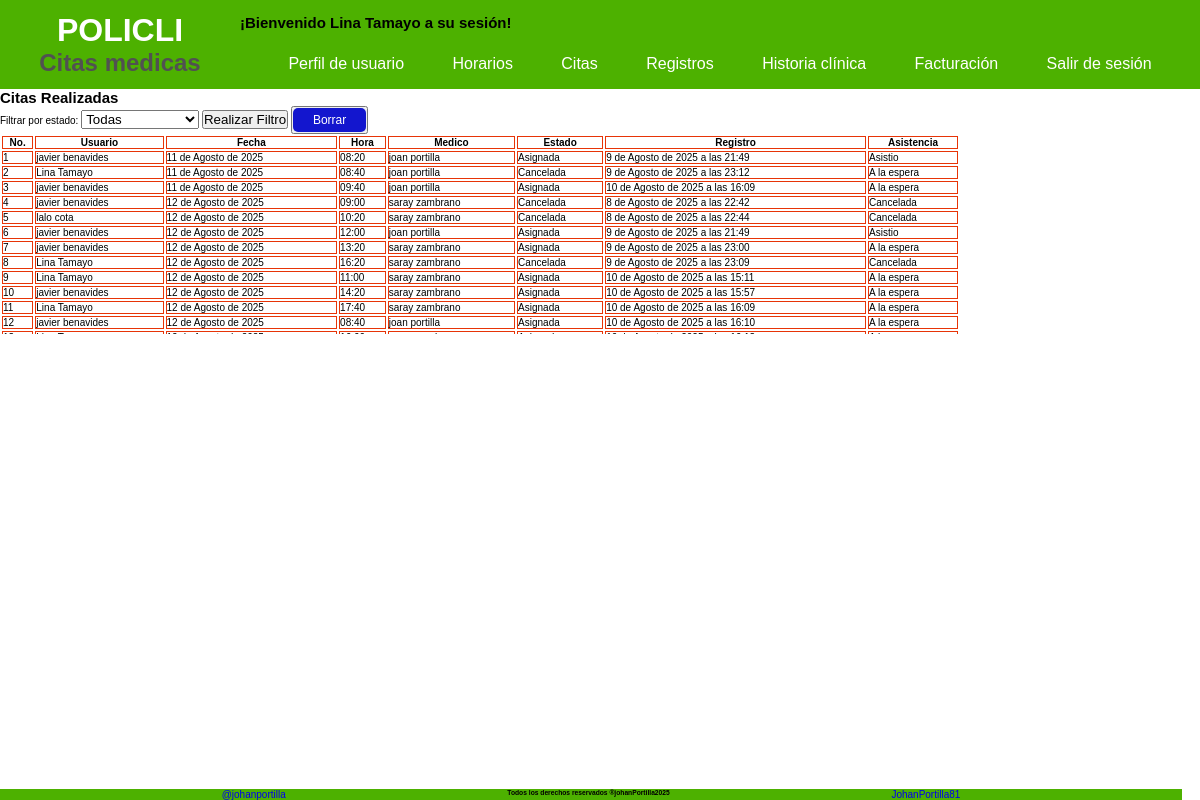
/sesion/listar/asistencia/ (signed in), run on the app's committed database.
### Aplicaciones/Inicio/models.py (models this page shows, shortened)
class CreacionUser(AbstractUser):
    class Tipo_User(models.TextChoices):
        ADMIN = 'Administrador',
        PACIENTE = 'Paciente'
        MEDICO = 'Medico'
        RECEPCION = 'Recepcionista'
    class Tipo_id(models.TextChoices):
        CEDULA = 'Cédula'
        TARJETA_ID= 'Tarjeta Identidad'
        CED_EXT = 'Cédula Extranjería'
        PASAPORTE = 'Pasaporte'
    tipo_id = models.CharField( max_length=20 ,choices = Tipo_id.choices, default = Tipo_id.CEDULA, verbose_name='Tipo de documento'  )
    numero_id = models.PositiveBigIntegerField(null=False, blank=False,  verbose_name='Numero de identificación', unique=True, default=0)
    telefono = models.PositiveBigIntegerField(null= False, blank= False, verbose_name='Teléfono', default=0)
    tipo_usuario = models.CharField(max_length=20, choices = Tipo_User.choices, default = Tipo_User.PACIENTE, verbose_name='Tipo Usuario')
    fecha_actualizacion = models.DateTimeField (auto_now=True, verbose_name='Ultima Actualización')
    nombre_completo= models.CharField(max_length = 100, null=False, blank= False, verbose_name='Nombre completo')
    cambiar_contrasena = models.BooleanField(default=True, verbose_name='Cambiar contraseña')

class UsuarioCitas(models.Model):
    usuario = models.ForeignKey(CreacionUser, on_delete= models.CASCADE, verbose_name='Usuario')
    cita = models.ForeignKey(HorarioCita, on_delete= models.CASCADE)
    fecha_registro = models.DateTimeField(auto_now_add=True)
    actividad_cita = models.CharField(max_length=20, default= "Asignada", verbose_name='Estado Cita')

class HorarioCita(models.Model):
    class Estado(models.TextChoices):
        DISPONIBLE = 'Disponible'
        AGENDADA = 'Agendada'
        REPROGRAMADA = 'Reprogramada'
        CANCELADA = 'Cancelada'
    class Asistencia(models.TextChoices):
        ASISTIO = 'Asistio'
        NO_ASISTIO = 'No asistio'
        ESPERA = 'A la espera'
    horario = models.ForeignKey(CrearHorario, on_delete= models.CASCADE)
    fecha = models.DateField(verbose_name='Fecha')
    hora_cita = models.TimeField(verbose_name='Hora de inicio')
    estado = models.CharField(max_length=20, choices = Estado.choices, default= Estado.DISPONIBLE, verbose_name='Estado')
    asistencia = models.CharField(max_length=20, choices = Asistencia.choices, default= Asistencia.ESPERA, verbose_name='Asistencia')

class CrearHorario(models.Model):
    id_usuario = models.ForeignKey(CreacionUser, on_delete= models.CASCADE, verbose_name='Medico')
    fecha = models.DateField(null=False, blank=False, verbose_name='Fecha de horario')
    hora_inicio = models.TimeField(null=False, blank=False, default= '08:00', verbose_name='Hora de inicio')# type: ignore
    hora_final = models.TimeField(null=False, blank=False, default= '18:00', verbose_name='Hora de final') # type: ignore
    duracion = models.IntegerField(null=False, blank=False, default= 20, verbose_name='Duración de Cita')
    fecha_registro = models.DateTimeField(auto_now_add=True)
    fecha_actualizacion = models.DateTimeField(auto_now=True)

### Aplicaciones/Inicio/views.py (the view)
@login_required # type: ignore
def citas_programadas(request):
    print('Entrando a citas programadas')
    estado = request.POST.get('estado')
    citas = UsuarioCitas.objects.all().order_by('cita__fecha')
    if estado:
        citas = citas.filter(actividad_cita=estado).order_by('cita__fecha')
    return render(request, 'paginas/citas_programadas.html',{'citas':citas})

### templates/paginas/citas_programadas.html (shortened to what this page needs)
{% extends 'index.html' %}
{% block contenido1 %}
<h2>Citas Realizadas</h2>
<div>
    <form method="POST" action="">
        <label for="estado">Filtrar por estado:</label>
        <select name="estado" id="estado">
            <option value="">Todas</option>
        </select>
        <button type="submit">Realizar Filtro</button>
        <button>
            <a class="btn-secundary" href="{% url 'Citas_programadas' %}">Borrar</a>
        </button>
    </form>
</div>
<div style="height: 200px; overflow-y: scroll;">
    <table style="width:80%; justify-content: center; ">
        <tr>
            <th>No.</th>
            <th>Usuario</th>
            <th>Fecha</th>
            <th>Hora</th>
            <th>Medico</th>
            <th>Estado</th>
            <th>Registro</th>
            <th>Asistencia</th>
        </tr>
        {% for cita in citas %}
        <tr>
            <td>{{ forloop.counter }}</td>
            <td>{{ cita.usuario.nombre_completo }}</td>
            <td>{{ cita.cita.fecha }}</td>
            <td>{{ cita.cita.hora_cita }}</td>
            <td>{{ cita.cita.horario.id_usuario.nombre_completo }}</td>
            <td>{{ cita.actividad_cita }}</td>
            <td>{{ cita.fecha_registro }}</td>
            <td>{{ cita.cita.asistencia }}</td>
        </tr>
        {% endfor %}
    </table>
</div>
{% endblock contenido1 %}

### templates/bloques/navbar_sesion.html (shortened to what this page needs)
<header class="header">
    <div class="navbar__container">
        <div>
            <h1 class="navbar__title">
                POLICLI
                <span class="navbar__subtitle">Citas medicas</span>
            </h1>
        </div>
        <div class="navbar-sesion">
            <h2 class="titulo__sesion">¡Bienvenido {{ user.nombre_completo }} a su sesión!</h2>
            <nav class="navbar-sesion__container">
                <ul class="navbar-sesion__list--first">
                    <li class="navbar-sesion__item">
                        <a href="{% url 'Principal' %}" class="navbar__link">Perfil de usuario</a>
                    </li>
                    <li class="navbar-sesion__item">
                        <a href="#" class="navbar__link">Horarios</a>
                    </li>
                    <li class="navbar-sesion__item">
                        <a href="#" class="navbar__link">Citas</a>
                    </li>
                    <li class="navbar-sesion__item"><a href="#" class="navbar__link">Registros</a>
                    </li>
                    <li class="navbar-sesion__item"><a href="#" class="navbar__link">Historia clínica</a>
                    </li>
                    <li class="navbar-sesion__item"><a href="#" class="navbar__link">Facturación</a></li>
                    <li class="navbar-sesion__item">
                        <a href="{% url 'Sesion_Cerrada' %}" class="navbar__link">Salir de sesión</a>
                    </li>
                </ul>
            </nav>
        </div>
    </div>
</header>

### static/css/variables.css (style rules this page uses)
:root { --primary-950: #4DB100; --primary-900: #55B40C; --primary-800: #67BC26; --primary-700: #79C43F; --primary-600: #8BCC59; --primary-500: #9DD472; --primary-400: #AEDB8C; --primary-300: #C0E3A5; --primary-200: #D2EBBF; --primary-100: #EAF3D8; --primary-50: #F6FBF2; --secundary-950:#FED638; --secundary-900:#FED841; --secundary-800:#FEDC55; --secundary-700:#FEE069; --secundary-600:#FEE47D; --secundary-500:#FEE891; --secundary-400:#FEECA5; --secundary-300:#FEF0B9; --secundary-200:#FEF4CD; --secundary-100:#FEF8E1; --secundary-50:#FEFCF5; --white: #fff; --black: #000; --gray-950: #101010; --gray-900: #262626; --gray-800: #3B3B3B; --gray-700: #515151; --gray-600: #676767; --gray-500: #7D7D7D; --gray-400: #929292; --gray-300: #A8A8A8; --gray-200: #BEBEBE; --gray-100: #D4D4D4; --gray-50: #E9E9E9; --main-font: Helvetica, Arial, sans-serif; --fs-xxxxl: 8.0rem; --fs-xxxl: 6.4rem; --fs-xxl: 4.8rem; --fs-xl: 4.0rem; --fs-lg: 3.2rem; --fs-md: 2.4rem; --fs-sm: 2.0rem; --fs-xs: 1.6rem; --fs-xxs: 1.4rem; --fs-xxxs: 1.2rem; }

### static/css/body.css (style rules this page uses)
html { margin: 0; box-sizing: border-box; font-size: 62.5%; }
* { padding: 0; margin: 0; box-sizing: border-box; font-family: var(--main-font); }
body { display: flex; flex-direction: column; }

### static/css/inicio.css (style rules this page uses)
.navbar__container { background-color: var(--primary-950); position: sticky; display: grid; grid-template-columns: repeat(2, 20% 80%); }
.navbar__title { margin: 0; color: var(--white); padding: 12px; font-size: var(--fs-lg); text-align: center; display: flex; flex-direction: column; }
.navbar__subtitle { font-size: var(--fs-md); color: var(--gray-700); }
.navbar__link { text-decoration: none; color: var(--white); font-size: var(--fs-xs); transition: color 0.3s ease; display: flex; }
.navbar-sesion { display: flex; flex-direction: column; justify-content: end; gap: 8px; }
.navbar-sesion__list--first { list-style: none; padding: 8px; margin: 0; display: flex; position: relative; justify-content: space-evenly; }
.navbar-sesion__item { position: relative; display: inline-block; padding: 8px; }

### static/css/tablas.css (style rules this page uses)
th, td { border: 1px solid rgb(231, 52, 7); }
[class^="btn-"] { border: none; padding: 5px 20px; text-align: center; text-decoration: none; display: inline-block; font-size: var(--fs-xxxs); cursor: pointer; border-radius: 5px; }
.btn-secundary { background-color: rgb(19, 22, 206); color: white; }

### data on the page
CreacionUser: nombre_completo "Lina Tamayo"
UsuarioCitas: usuario.nombre_completo "javier benavides", cita.fecha "11 de Agosto de 2025", cita.hora_cita "08:20", cita.horario.id_usuario.nombre_completo "joan portilla", actividad_cita "Asignada", fecha_registro "9 de Agosto de 2025 a las 21:49", cita.asistencia "Asistio"
UsuarioCitas: usuario.nombre_completo "Lina Tamayo", cita.fecha "11 de Agosto de 2025", cita.hora_cita "08:40", cita.horario.id_usuario.nombre_completo "joan portilla", actividad_cita "Cancelada", fecha_registro "9 de Agosto de 2025 a las 23:12", cita.asistencia "A la espera"
UsuarioCitas: usuario.nombre_completo "javier benavides", cita.fecha "11 de Agosto de 2025", cita.hora_cita "09:40", cita.horario.id_usuario.nombre_completo "joan portilla", actividad_cita "Asignada", fecha_registro "10 de Agosto de 2025 a las 16:09", cita.asistencia "A la espera"
UsuarioCitas: usuario.nombre_completo "javier benavides", cita.fecha "12 de Agosto de 2025", cita.hora_cita "09:00", cita.horario.id_usuario.nombre_completo "saray zambrano", actividad_cita "Cancelada", fecha_registro "8 de Agosto de 2025 a las 22:42", cita.asistencia "Cancelada"
UsuarioCitas: usuario.nombre_completo "lalo cota", cita.fecha "12 de Agosto de 2025", cita.hora_cita "10:20", cita.horario.id_usuario.nombre_completo "saray zambrano", actividad_cita "Cancelada", fecha_registro "8 de Agosto de 2025 a las 22:44", cita.asistencia "Cancelada"
UsuarioCitas: usuario.nombre_completo "javier benavides", cita.fecha "12 de Agosto de 2025", cita.hora_cita "12:00", cita.horario.id_usuario.nombre_completo "joan portilla", actividad_cita "Asignada", fecha_registro "9 de Agosto de 2025 a las 21:49", cita.asistencia "Asistio"
UsuarioCitas: usuario.nombre_completo "javier benavides", cita.fecha "12 de Agosto de 2025", cita.hora_cita "13:20", cita.horario.id_usuario.nombre_completo "saray zambrano", actividad_cita "Asignada", fecha_registro "9 de Agosto de 2025 a las 23:00", cita.asistencia "A la espera"
UsuarioCitas: usuario.nombre_completo "Lina Tamayo", cita.fecha "12 de Agosto de 2025", cita.hora_cita "16:20", cita.horario.id_usuario.nombre_completo "saray zambrano", actividad_cita "Cancelada", fecha_registro "9 de Agosto de 2025 a las 23:09", cita.asistencia "Cancelada"
UsuarioCitas: usuario.nombre_completo "Lina Tamayo", cita.fecha "12 de Agosto de 2025", cita.hora_cita "11:00", cita.horario.id_usuario.nombre_completo "saray zambrano", actividad_cita "Asignada", fecha_registro "10 de Agosto de 2025 a las 15:11", cita.asistencia "A la espera"
UsuarioCitas: usuario.nombre_completo "javier benavides", cita.fecha "12 de Agosto de 2025", cita.hora_cita "14:20", cita.horario.id_usuario.nombre_completo "saray zambrano", actividad_cita "Asignada", fecha_registro "10 de Agosto de 2025 a las 15:57", cita.asistencia "A la espera"
UsuarioCitas: usuario.nombre_completo "Lina Tamayo", cita.fecha "12 de Agosto de 2025", cita.hora_cita "17:40", cita.horario.id_usuario.nombre_completo "saray zambrano", actividad_cita "Asignada", fecha_registro "10 de Agosto de 2025 a las 16:09", cita.asistencia "A la espera"
UsuarioCitas: usuario.nombre_completo "javier benavides", cita.fecha "12 de Agosto de 2025", cita.hora_cita "08:40", cita.horario.id_usuario.nombre_completo "joan portilla", actividad_cita "Asignada", fecha_registro "10 de Agosto de 2025 a las 16:10", cita.asistencia "A la espera"
